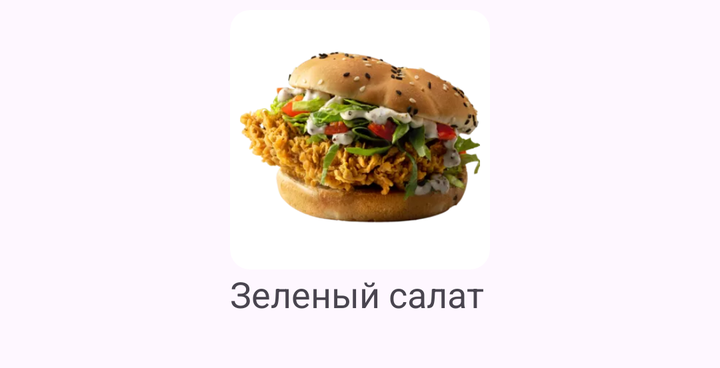
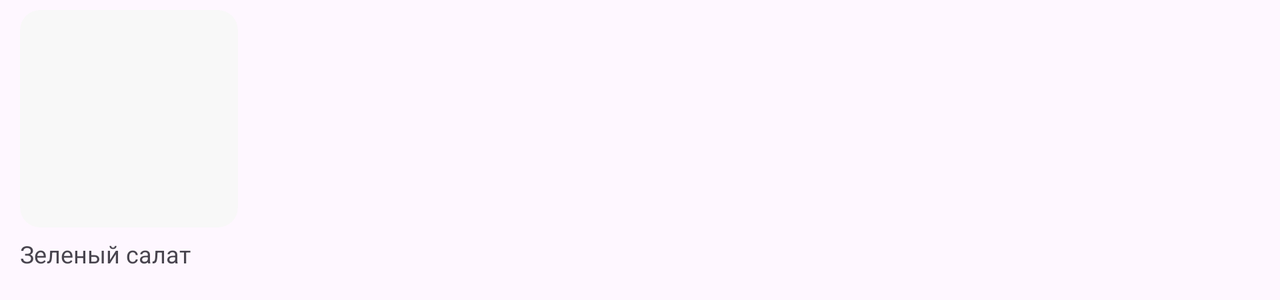

One screen, two layout resources from the same app: the default and the repository's alternative for another configuration. Each is rendered where Android would select it; the XML of both is given below.
<!-- AndroidManifest.xml: application theme Theme.GroceryStore -->
<!-- res/layout/dish_store_item_list.xml -->
<?xml version="1.0" encoding="utf-8"?>
<androidx.constraintlayout.widget.ConstraintLayout xmlns:android="http://schemas.android.com/apk/res/android"
    xmlns:app="http://schemas.android.com/apk/res-auto"
    xmlns:tools="http://schemas.android.com/tools"
    android:layout_width="match_parent"
    android:layout_height="wrap_content"
    android:backgroundTint="#D6D6D6"
    android:gravity="center"
    android:orientation="vertical"
    android:paddingHorizontal="10dp"
    android:paddingVertical="5dp">

    <androidx.cardview.widget.CardView
        android:id="@+id/container_image_dish_store"
        android:layout_width="130dp"
        android:layout_height="130dp"
        android:layout_marginBottom="1dp"
        android:backgroundTint="@color/white"
        app:cardCornerRadius="10dp"
        app:cardElevation="0dp"
        app:layout_constraintBottom_toBottomOf="parent"
        app:layout_constraintEnd_toEndOf="parent"
        app:layout_constraintStart_toStartOf="parent"
        app:layout_constraintTop_toTopOf="parent"
        app:layout_constraintVertical_bias="0.0">

        <ImageView
            android:id="@+id/image_1_dish_store"
            android:layout_width="fill_parent"
            android:layout_height="fill_parent"
            android:layout_marginHorizontal="5dp"
            android:scaleType="fitCenter"
            tools:srcCompat="@drawable/test_image"
            android:contentDescription="@string/dish_photo" />

    </androidx.cardview.widget.CardView>

    <TextView
        android:id="@+id/text_view_1_dish_store"
        android:layout_width="130dp"
        android:layout_height="wrap_content"
        android:layout_marginBottom="20dp"
        android:minHeight="18dp"
        android:text="Зеленый салат"
        android:textSize="18sp"
        android:textStyle="normal"
        app:layout_constraintBottom_toBottomOf="parent"
        app:layout_constraintEnd_toEndOf="@+id/container_image_dish_store"
        app:layout_constraintStart_toStartOf="@+id/container_image_dish_store"
        app:layout_constraintTop_toBottomOf="@+id/container_image_dish_store" />

</androidx.constraintlayout.widget.ConstraintLayout>
<!-- resources referenced by this layout -->
<resources>
  <color name="white">#FFFFFFFF</color>
  <!-- drawable test_image: png bitmap (drawable, 140806 bytes) -->
  <string name="dish_photo">dish photo</string>
  <style name="Theme.GroceryStore" parent="Theme.Material3.DayNight.NoActionBar" />
</resources>
<!-- res/layout-land/dish_store_item_list.xml (the repository's variant of the layout above) -->
<!-- drawn on the phone turned sideways -->
<?xml version="1.0" encoding="utf-8"?>
<LinearLayout xmlns:android="http://schemas.android.com/apk/res/android"
    xmlns:app="http://schemas.android.com/apk/res-auto"
    xmlns:tools="http://schemas.android.com/tools"
    android:layout_width="wrap_content"
    android:layout_height="wrap_content"
    android:backgroundTint="#D6D6D6"
    android:orientation="vertical"
    android:paddingHorizontal="10dp"
    android:paddingVertical="5dp">

    <androidx.cardview.widget.CardView
        android:id="@+id/container_image_dish_store"
        android:layout_width="109dp"
        android:layout_height="109dp"
        android:layout_marginBottom="5dp"
        android:backgroundTint="#F8F8F8"
        app:cardCornerRadius="10dp"
        app:cardElevation="0dp"
        app:layout_constraintBottom_toBottomOf="parent"
        app:layout_constraintEnd_toEndOf="parent"
        app:layout_constraintHorizontal_bias="0.0"
        app:layout_constraintStart_toStartOf="parent"
        app:layout_constraintTop_toTopOf="parent"
        app:layout_constraintVertical_bias="0.62">

        <ImageView
            android:id="@+id/image_1_dish_store"
            android:layout_width="fill_parent"
            android:layout_height="fill_parent"
            android:layout_margin="12dp"
            android:scaleType="fitXY"
            tools:srcCompat="@tools:sample/avatars" />

    </androidx.cardview.widget.CardView>

    <TextView
        android:id="@+id/text_view_1_dish_store"
        android:layout_width="match_parent"
        android:layout_height="wrap_content"
        android:layout_marginBottom="10dp"
        android:minHeight="15dp"
        android:text="Зеленый салат"
        android:textSize="12sp"
        android:textStyle="normal" />

</LinearLayout>
<!-- resources referenced by the variant -->
<!-- as the phone turned sideways resolves them -->
<resources>
  <style name="Theme.GroceryStore" parent="Theme.Material3.DayNight.NoActionBar" />
</resources>
